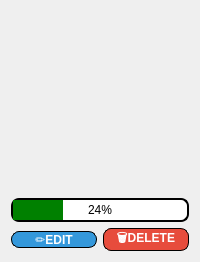
             <widget class="QWidget" name="page_19">
              <layout class="QGridLayout" name="gridLayout_4">
               <item row="0" column="0">
                <layout class="QGridLayout" name="gridLayout_3">
                 <item row="1" column="0" colspan="2">
                  <widget class="QLabel" name="incomeLabel1">
                   <property name="text">
                    <string>&lt;html&gt;&lt;head/&gt;&lt;body&gt;&lt;p&gt;&lt;br/&gt;&lt;/p&gt;&lt;/body&gt;&lt;/html&gt;</string>
                   </property>
                  </widget>
                 </item>
                 <item row="3" column="0" colspan="2">
                  <widget class="QLabel" name="remainingLabel1">
                   <property name="text">
                    <string>&lt;html&gt;&lt;head/&gt;&lt;body&gt;&lt;p&gt;&lt;br/&gt;&lt;/p&gt;&lt;/body&gt;&lt;/html&gt;</string>
                   </property>
                  </widget>
                 </item>
                 <item row="0" column="0" colspan="2">
                  <widget class="QLabel" name="goalNameLabel1">
                   <property name="font">
                    <font>
                     <family>Segoe UI</family>
                     <pointsize>14</pointsize>
                     <italic>false</italic>
                     <bold>true</bold>
                    </font>
                   </property>
                   <property name="styleSheet">
                    <string notr="true">font: 700 14pt &quot;Segoe UI&quot;;
color:rgb(0,0,0);</string>
                   </property>
                   <property name="text">
                    <string>&lt;html&gt;&lt;head/&gt;&lt;body&gt;&lt;p&gt;&lt;br/&gt;&lt;/p&gt;&lt;/body&gt;&lt;/html&gt;</string>
                   </property>
                  </widget>
                 </item>
                 <item row="2" column="0" colspan="2">
                  <widget class="QLabel" name="downpaymentLabel1">
                   <property name="text">
                    <string>&lt;html&gt;&lt;head/&gt;&lt;body&gt;&lt;p&gt;&lt;br/&gt;&lt;/p&gt;&lt;/body&gt;&lt;/html&gt;</string>
                   </property>
                  </widget>
                 </item>
                 <item row="4" column="0" colspan="2">
                  <widget class="QLabel" name="monthLabel1">
                   <property name="text">
                    <string>&lt;html&gt;&lt;head/&gt;&lt;body&gt;&lt;p&gt;&lt;br/&gt;&lt;/p&gt;&lt;/body&gt;&lt;/html&gt;</string>
                   </property>
                  </widget>
                 </item>
                 <item row="6" column="0" colspan="2">
                  <widget class="QProgressBar" name="progressBar_1">
                   <property name="styleSheet">
                    <string notr="true">QProgressBar {
    border: 2px solid #000000;
    border-radius: 8px;
    text-align: center;
    height: 20px;
color:black;
}
QProgressBar::chunk {
    background-color: green;
    width: 10px;
}</string>
                   </property>
                   <property name="value">
                    <number>24</number>
                   </property>
                   <property name="textVisible">
                    <bool>true</bool>
                   </property>
                  </widget>
                 </item>
                 <item row="7" column="0">
                  <widget class="QPushButton" name="edit1">
                   <property name="styleSheet">
                    <string notr="true">border: 0.5px solid black;
 background-color:  #3498db;
 color:white;     
border-radius: 8px;
 font-weight: bold;</string>
                   </property>
                   <property name="text">
                    <string>✏️EDIT</string>
                   </property>
                  </widget>
                 </item>
                 <item row="7" column="1">
                  <widget class="QPushButton" name="delete_1">
                   <property name="styleSheet">
                    <string notr="true">border: 0.5px solid black;

 background-color: #e74c3c;   
        color:white;
     
        border-radius: 8px;
        
        font-weight: bold;</string>
                   </property>
                   <property name="text">
                    <string>🗑️DELETE</string>
                   </property>
                  </widget>
                 </item>
                </layout>
               </item>
              </layout>
             </widget>
